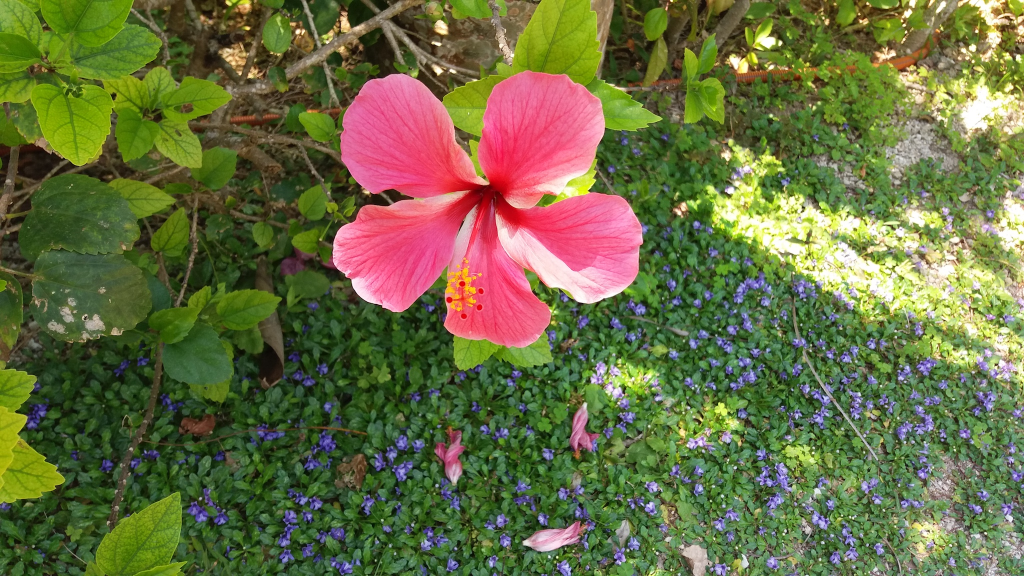
#> input picture flower.jpg, 2048 x 1152 px (shown at 1/2 size)
$ jupyter execute --allow-errors PostCard_Number.ipynb
#> lines starting #> are read from the running program, lines starting #| are printed output that depends on the picture; after the words box and inside, x2 and y2 are one past the last pixel; in counts of white or black regions, pixels touching at a corner belong together
[cell 1]
import cv2
import matplotlib.pyplot as plt

#이미지 읽어 들이고 크기 변경하기
img = cv2.imread("flower.jpg")
#> img is the input picture: shape (1152, 2048, 3); mean B, G, R 66.5, 109.1, 105.6
img = cv2.resize(img, (300, 169))
#> img: shape (169, 300, 3)

#색공간 변경하기
gray = cv2.cvtColor(img,  cv2.COLOR_BGR2GRAY)
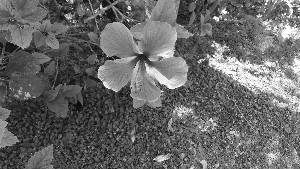
#> gray: shape (169, 300); min 5, max 255, mean 103.1
gray = cv2.GaussianBlur(gray, (7, 7), 0)
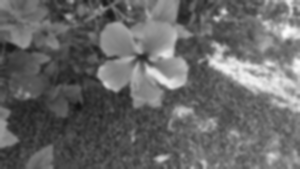
#> gray: shape (169, 300); min 17, max 252, mean 103.1
im2 = cv2.threshold(gray, 140, 240, cv2.THRESH_BINARY_INV)[1]
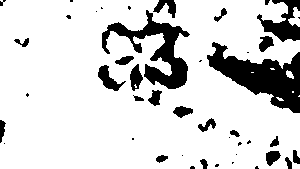
#> im2: shape (169, 300); values 0 (black) and 240 (white), 83.6% white; 44 black regions (22 under 20 px)

#화면 왼쪽에 변환한 이미지 출력하기
plt.subplot(1, 2, 1)
plt.imshow(im2, cmap = "gray")

#윤곽 검출하기
cnts = cv2.findContours(im2,
                       cv2.RETR_LIST,
                       cv2.CHAIN_APPROX_SIMPLE)[1]
#> cnts = 41 contours, 22 with area under 20; largest, box (x1, y1, x2, y2) and area: (0, 0, 300, 169) 45512, (101, 9, 191, 90) 2473, (97, 64, 127, 92) 338, (129, 63, 144, 92) 250, (258, 35, 275, 53) 180

#검출한 윤곽 그리기
for pt in cnts:
    x, y, w, h = cv2.boundingRect(pt)

#너무 크거나, 너무 작은 부분 제거하기
    if (w < 30 or w > 200):
        continue

    print(x, y, w, h) #결과 출력하기
    cv2.rectangle(img, (x, y), (x + w, y + h), (0, 255, 0), 2)
#> this loop made 41 passes
#> (x, y, w, h) on passes 1, 2, 4, 6, 8, 9, 10, 12, 13, 14, 15, 16: (214, 163, 6, 5), (231, 161, 4, 4), (155, 154, 14, 10), (265, 150, 17, 17), (237, 141, 6, 6), (246, 139, 6, 6), (131, 137, 4, 4), (269, 135, 11, 13), (229, 129, 12, 9), (197, 117, 20, 16), (172, 105, 22, 14), (276, 97, 8, 4)
#> (pt, x, y, w, h) on passes 3, 5, 7, 11, 18, 19: ([[181, 155], [182, 154], [183, 155], [182, 156]], 181, 154, 3, 3), ([[235, 154], [236, 153], [237, 154], [236, 155]], 235, 153, 3, 3), ([[3, 143], [4, 142], [5, 143], [4, 144]], 3, 142, 3, 3), ([[228, 137], [229, 136], [230, 137], [229, 138]], 228, 136, 3, 3), ([[299, 95], [298, 96], [299, 96]], 298, 95, 2, 2), ([[132, 95], [133, 94], [134, 95], [133, 96]], 132, 94, 3, 3)
#| 97 64 30 28
#| 101 9 90 81
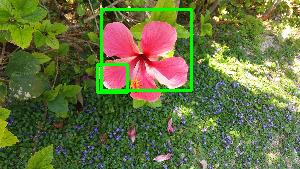
#> img: shape (169, 300, 3); mean B, G, R 64.6, 113.2, 102.4

#화면 오른쪽에 결과 출력하기
plt.subplot(1, 2, 2)
plt.imshow(cv2.cvtColor(img, cv2.COLOR_BGR2RGB))
plt.savefig("find_contours.png",dpi = 200)
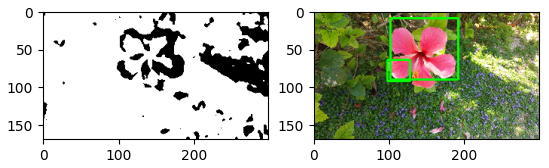
#> figure drawn by matplotlib, 2 panels
plt.show()

[cell 2]
#엽서에서 우편 번호 영역 검출하기
import cv2
import matplotlib.pyplot as plt

#엽서 이미지에서 우편 번호를 추출하는 함수
def detect_zipno(fname):
    #이미지 읽어 들이기
#> called with fname = 'hagaki1.png'
    img = cv2.imread(fname)
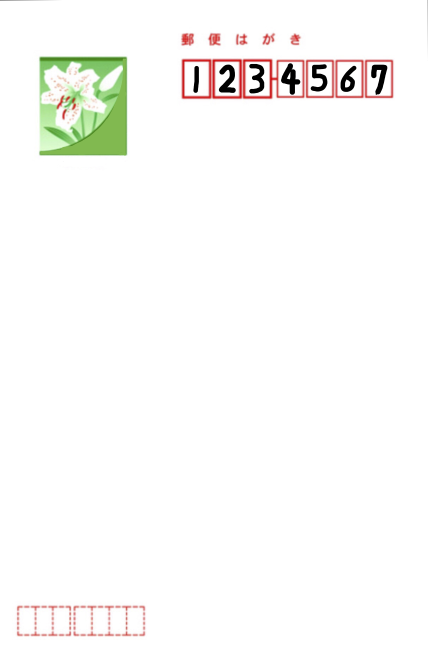
#> input picture hagaki1.png, 856 x 1327 px (shown at 1/2 size)
#> img is the input picture: shape (1327, 856, 3); mean B, G, R 248.2, 250.1, 250.5

    #이미지 크기 구하기
    h, w = img.shape[:2]
#> h = 1327; w = 856

    #이미지의 오른쪽 윗부분만 추출하기
    img = img[0:h//2, w//3:]
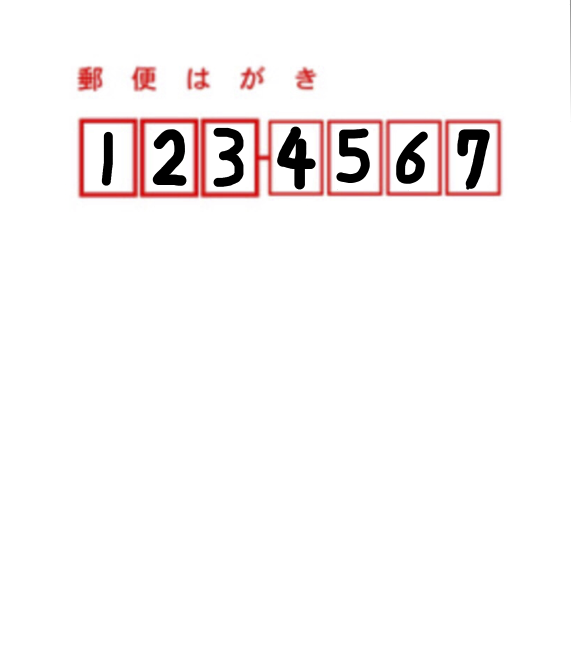
#> img: shape (663, 571, 3); mean B, G, R 245.6, 245.6, 249.3

    #이미지 이진화하기
    gray = cv2.cvtColor(img, cv2.COLOR_BGR2GRAY)
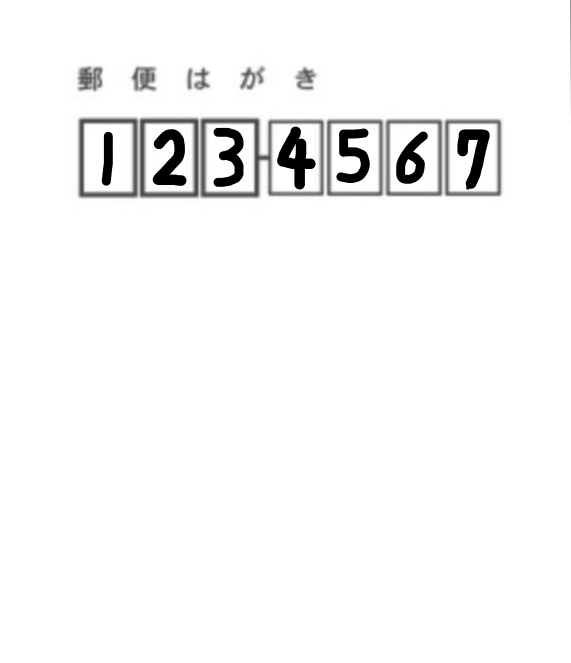
#> gray: shape (663, 571); min 0, max 255, mean 246.7
    gray = cv2.GaussianBlur(gray, (3, 3), 0)
    im2 = cv2.threshold(gray, 140, 255, cv2.THRESH_BINARY_INV)[1]
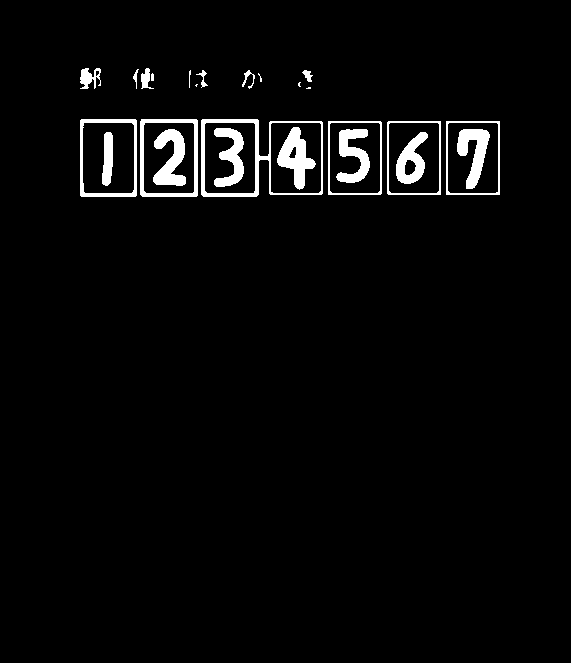
#> im2: shape (663, 571); 3.2% white; 25 white regions (4 under 20 px)

    #윤곽 검출하기
    cnts = cv2.findContours(im2, cv2.RETR_LIST, cv2.CHAIN_APPROX_SIMPLE)[1]
#> cnts = 35 contours, 7 with area under 20; largest, box (x1, y1, x2, y2) and area: (201, 119, 323, 197) 8293, (140, 119, 198, 197) 4384, (80, 119, 137, 197) 4310, (446, 121, 500, 195) 3869, (387, 121, 441, 195) 3868

    #추출한 이미지에서 윤곽 추출하기
    result = []

    for pt in cnts:
        x, y, w, h = cv2.boundingRect(pt)
        #너무 크거나 너무 작은 부분 제거하기
        if not(50 < w < 70):
               continue
        result.append([x, y, w, h])
#> this loop made 35 passes
#> (x, y, w, h) on passes 1 to 12: (404, 159, 13, 17), (288, 146, 9, 13), (396, 132, 32, 52), (102, 132, 11, 54), (457, 129, 33, 60), (336, 129, 34, 54), (153, 129, 33, 57), (214, 128, 30, 59), (277, 127, 39, 63), (447, 122, 52, 72), (388, 122, 52, 72), (329, 122, 52, 72)
#> (pt, x, y, w, h) on pass 17: ([[446, 121], [446, 194], [499, 194], [499, 121]], 446, 121, 54, 74)
#> after the loop, result = [[447, 122, 52, 72], [388, 122, 52, 72], [329, 122, 52, 72], [270, 122, 52, 72], [204, 122, 52, 72], [143, 122, 52, 72], [82, 122, 53, 72], [446, 121, 54, 74], [387, 121, 54, 74], [328, 121, 54, 74], [140, 119, 58, 78], [80, 119, 57, 78]]

    #추출한 윤곽을 위치에 따라 정렬하기
    result = sorted(result, key = lambda x : x[0])
#> result = [[80, 119, 57, 78], [82, 122, 53, 72], [140, 119, 58, 78], [143, 122, 52, 72], [204, 122, 52, 72], [270, 122, 52, 72], [328, 121, 54, 74], [329, 122, 52, 72], [387, 121, 54, 74], [388, 122, 52, 72], [446, 121, 54, 74], [447, 122, 52, 72]]

    #추출한 윤곽이 너무 가까운것들 제거하기
    result2 = []
    lastx = -100

    for x, y, w, h in result:
        if ((x - lastx) < 10):
            continue
        result2.append([x,y,w, h])
        lastx = x
#> this loop made 12 passes
#> (x, y, w, h, lastx) on passes 1, 3, 5, 6, 7, 9, 11: (80, 119, 57, 78, 80), (140, 119, 58, 78, 140), (204, 122, 52, 72, 204), (270, 122, 52, 72, 270), (328, 121, 54, 74, 328), (387, 121, 54, 74, 387), (446, 121, 54, 74, 446)
#> after the loop, result2 = [[80, 119, 57, 78], [140, 119, 58, 78], [204, 122, 52, 72], [270, 122, 52, 72], [328, 121, 54, 74], [387, 121, 54, 74], [446, 121, 54, 74]]

    #초록색 테두리 출력하기
    for x, y, w, h in result2:
        cv2.rectangle(img, (x, y), (x + w, y + h), (0, 255, 0), 3)
#> this loop made 7 passes
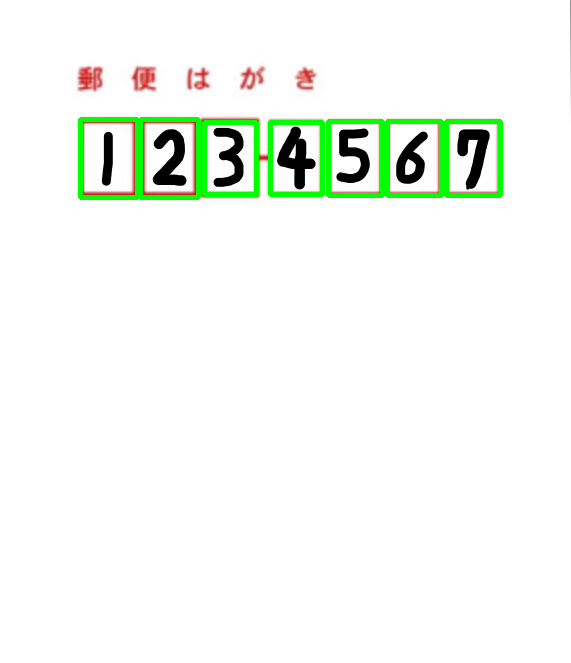
#> img: shape (663, 571, 3); 2.32% of pixels changed, all inside (x1, y1, x2, y2) = (78, 117, 503, 200)
    return result2, img


if __name__ == '__main__':
    #이미지를 저장해서 우편번호 추출하기
    cnts, img = detect_zipno("hagaki1.png")
#> cnts has the same summary as result2 in detect_zipno

    #결과 출력하기
    plt.imshow(cv2.cvtColor(img, cv2.COLOR_BGR2RGB))
    plt.savefig("detect-zip.png", dpi = 200)
    plt.show()
